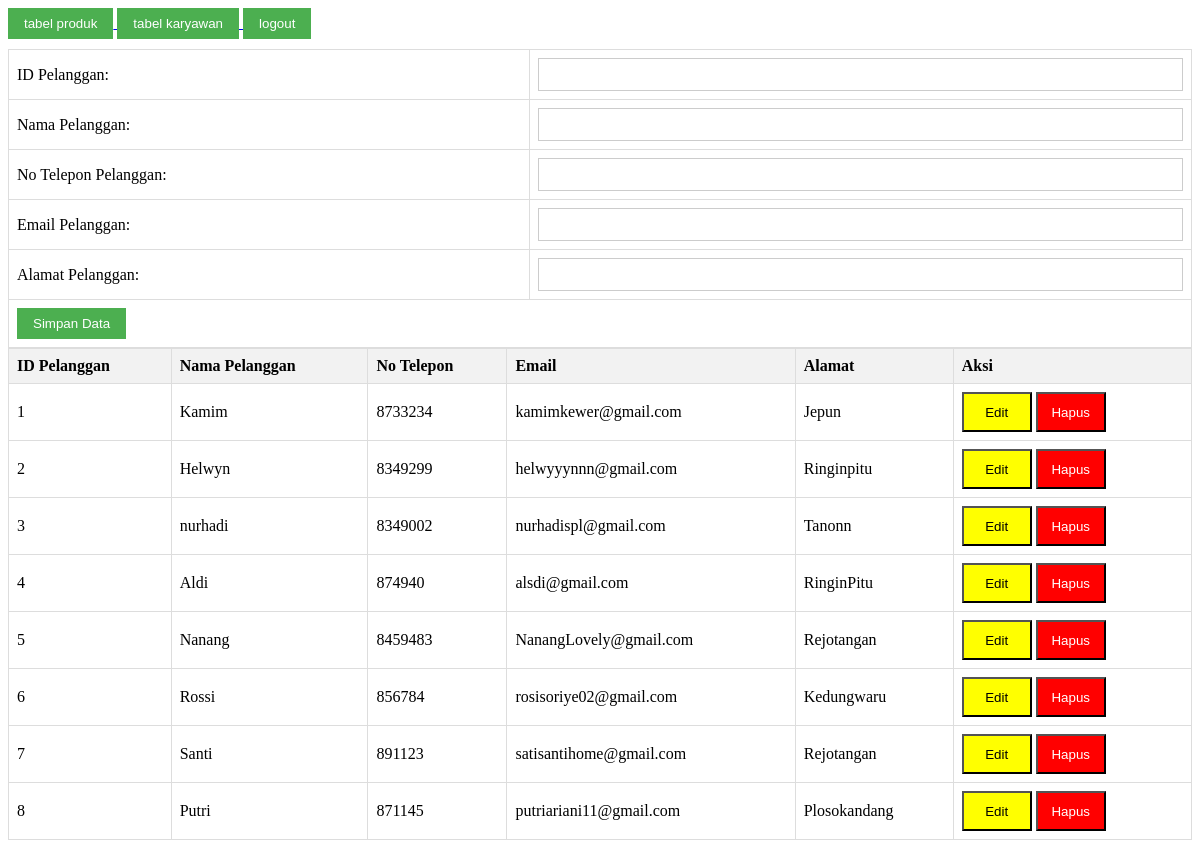
/salpord/Login/restock/pelanggan/pelanggan.php, run on the app's committed database.
### tables this page shows
CREATE TABLE `pelanggan` (
  `ID_Pelanggan` varchar(4) NOT NULL,
  `Nama_Pelanggan` varchar(50) DEFAULT NULL,
  `No_Hp_Pelanggan` int(16) DEFAULT NULL,
  `Email_Pelanggan` varchar(35) DEFAULT NULL,
  `Alamat_Pelanggan` varchar(100) DEFAULT NULL
);

### salpord/Login/restock/pelanggan/pelanggan.php (the view, shortened to what this page needs)
<!DOCTYPE html>
<html>
<head>
</head>
<body>
<div class="tombol">
    <a href="../restock.php">
        <button>tabel produk</button>
    </a>
    <a href="../karyawan/karyawan.php">
        <button>tabel karyawan</button>
    </a>
    <a href="../../login.php">
        <button>logout</button>
    </a>
</div>
<?php
include "../../koneksi.php";
$id_pelanggan = '';
$nama_pelanggan = '';
$no_hp_pelanggan = '';
$email_pelanggan = '';
$alamat_pelanggan = '';
?>
<form action="" method="POST">
    <table>
        <tr>
            <td><label for="id_pelanggan">ID Pelanggan:</label></td>
            <td><input type="text" name="id_pelanggan" value="<?php echo htmlspecialchars($id_pelanggan); ?>" required></td>
        </tr>
        <tr>
            <td><label for="nama_pelanggan">Nama Pelanggan:</label></td>
            <td><input type="text" name="nama_pelanggan" value="<?php echo htmlspecialchars($nama_pelanggan); ?>" required></td>
        </tr>
        <tr>
            <td><label for="no_hp_pelanggan">No Telepon Pelanggan:</label></td>
            <td><input type="text" name="no_hp_pelanggan" value="<?php echo htmlspecialchars($no_hp_pelanggan); ?>" required></td>
        </tr>
        <tr>
            <td><label for="email_pelanggan">Email Pelanggan:</label></td>
            <td><input type="text" name="email_pelanggan" value="<?php echo htmlspecialchars($email_pelanggan); ?>" required></td>
        </tr>
        <tr>
            <td><label for="alamat_pelanggan">Alamat Pelanggan:</label></td>
            <td><input type="text" name="alamat_pelanggan" value="<?php echo htmlspecialchars($alamat_pelanggan); ?>" required></td>
        </tr>
        <tr>
            <td colspan="2">
                <?php if ($id_pelanggan != ''): ?>
                    <input type="hidden" name="edit" value="true">
                    <input type="submit" value="Update Data">
                <?php else: ?>
                    <input type="submit" value="Simpan Data">
                <?php endif; ?>
            </td>
        </tr>
    </table>
</form>
<table>
    <tr>
        <th>ID Pelanggan</th>
        <th>Nama Pelanggan</th>
        <th>No Telepon</th>
        <th>Email</th>
        <th>Alamat</th>
        <th>Aksi</th>
    </tr>
    <?php
    $sql = "SELECT * FROM pelanggan ORDER BY ID_Pelanggan ASC";
    $result = $koneksi->query($sql);
    if ($result->num_rows > 0) {
        while ($tampil = $result->fetch_assoc()) {
            echo "
            <tr>
                <td>" . htmlspecialchars($tampil['ID_Pelanggan']) . "</td>
                <td>" . htmlspecialchars($tampil['Nama_Pelanggan']) . "</td>
                <td>" . htmlspecialchars($tampil['No_Hp_Pelanggan']) . "</td>
                <td>" . htmlspecialchars($tampil['Email_Pelanggan']) . "</td>
                <td>" . htmlspecialchars($tampil['Alamat_Pelanggan']) . "</td>
                <td class='aksi'>
                    <button class='edit' onclick='window.location.href=\"?edit=" . urlencode($tampil['ID_Pelanggan']) . "\"'>Edit</button>
                    <button class='hapus' onclick='if (confirm(\"Yakin ingin menghapus?\")) window.location.href=\"?delete=" . urlencode($tampil['ID_Pelanggan']) . "\"'>Hapus</button>
                </td>
            </tr>
            ";
        }
    } else {
        echo "<tr><td colspan='6'>Tidak ada data Pelanggan</td></tr>";
    }
    ?>
</table>
</body>
</html>

### salpord/Login/restock/pelanggan/pelanggan.php (style rules this page uses)
.aksi button.edit { background-color: #FFFF00; color: #000000; width: 70px; height: 40px; }
.aksi button.hapus { background-color: #FF0000; color: #FFFFFF; width: 70px; height: 40px; }
table { border-collapse: collapse; width: 100%; }
th, td { text-align: left; padding: 8px; border: 1px solid #ddd; }
th { background-color: #f2f2f2; }
input[type="text"] { width: 100%; padding: 8px; border: 1px solid #ccc; box-sizing: border-box; }
input[type="submit"] { padding: 8px 16px; background-color: #4CAF50; color: white; border: none; cursor: pointer; }
.tombol button { padding: 8px 16px; background-color: #4CAF50; color: white; border: none; cursor: pointer; margin-bottom: 10px; }

### data on the page
pelanggan: ID_Pelanggan "1", Nama_Pelanggan "Kamim", No_Hp_Pelanggan "8733234", Email_Pelanggan "kamimkewer@gmail.com", Alamat_Pelanggan "Jepun"
pelanggan: ID_Pelanggan "2", Nama_Pelanggan "Helwyn", No_Hp_Pelanggan "8349299", Email_Pelanggan "helwyyynnn@gmail.com", Alamat_Pelanggan "Ringinpitu"
pelanggan: ID_Pelanggan "3", Nama_Pelanggan "nurhadi", No_Hp_Pelanggan "8349002", Email_Pelanggan "nurhadispl@gmail.com", Alamat_Pelanggan "Tanonn"
pelanggan: ID_Pelanggan "4", Nama_Pelanggan "Aldi", No_Hp_Pelanggan "874940", Email_Pelanggan "alsdi@gmail.com", Alamat_Pelanggan "RinginPitu"
pelanggan: ID_Pelanggan "5", Nama_Pelanggan "Nanang", No_Hp_Pelanggan "8459483", Email_Pelanggan "NanangLovely@gmail.com", Alamat_Pelanggan "Rejotangan"
pelanggan: ID_Pelanggan "6", Nama_Pelanggan "Rossi", No_Hp_Pelanggan "856784", Email_Pelanggan "rosisoriye02@gmail.com", Alamat_Pelanggan "Kedungwaru"
pelanggan: ID_Pelanggan "7", Nama_Pelanggan "Santi", No_Hp_Pelanggan "891123", Email_Pelanggan "satisantihome@gmail.com", Alamat_Pelanggan "Rejotangan"
pelanggan: ID_Pelanggan "8", Nama_Pelanggan "Putri", No_Hp_Pelanggan "871145", Email_Pelanggan "putriariani11@gmail.com", Alamat_Pelanggan "Plosokandang"
